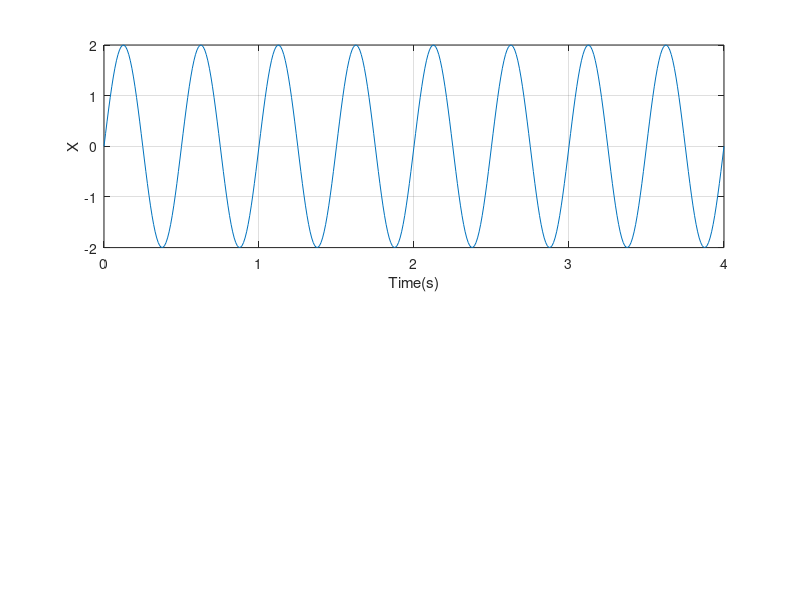

Source code (MATLAB): (Note: this script raises an error after producing the figure.)
% Problem8
dt = 1/100;
et = 4;
t = 0:dt:et;
x = 2*sin(2*2*pi*t);
subplot(2,1,1);plot(t,x);grid on
axis([0 et -2 2]);
xlabel('Time(s)');
ylabel('X');
[f,s] = ft(t,x);
S = abs(s);
subplot(2,1,2);
plot(f,S);grid on
axis([-10 10 0 10]);
xlabel('Frequency(Hz)');
ylabel('Amplitude');